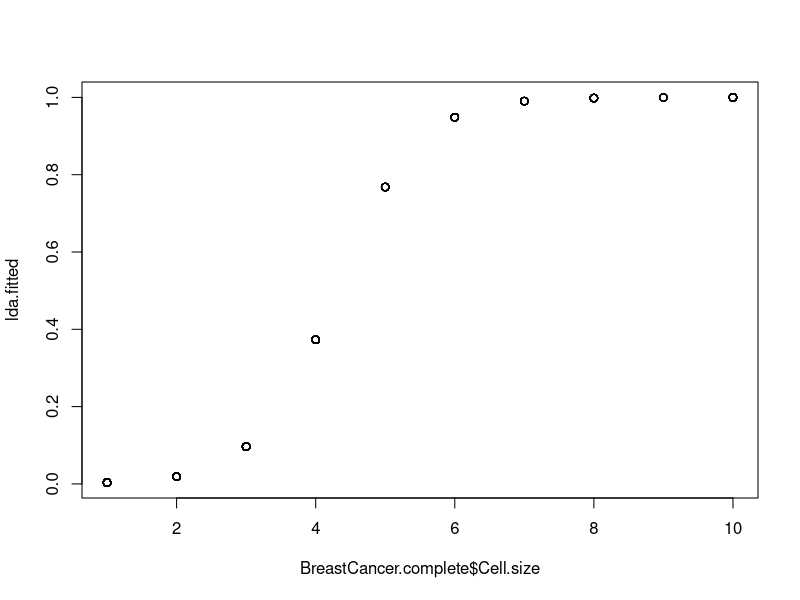

Write the R code that produced this figure.
library(tidyverse) 
library(mlbench) 
library(MASS) 

# loading our dataset 
data("BreastCancer", package = "mlbench")
BreastCancer.complete <- BreastCancer %>% drop_na

# LDA Classification 
BreastCancer.complete$Cell.size <- as.numeric(BreastCancer.complete$Cell.size) 
lda.model <- MASS::lda(Class ~ Cell.size, data = BreastCancer.complete) 
lda.fitted <- predict(lda.model, BreastCancer.complete)$posterior[, "malignant"]

# plot fitted values from LDA model 
plot(BreastCancer.complete$Cell.size, lda.fitted) 

